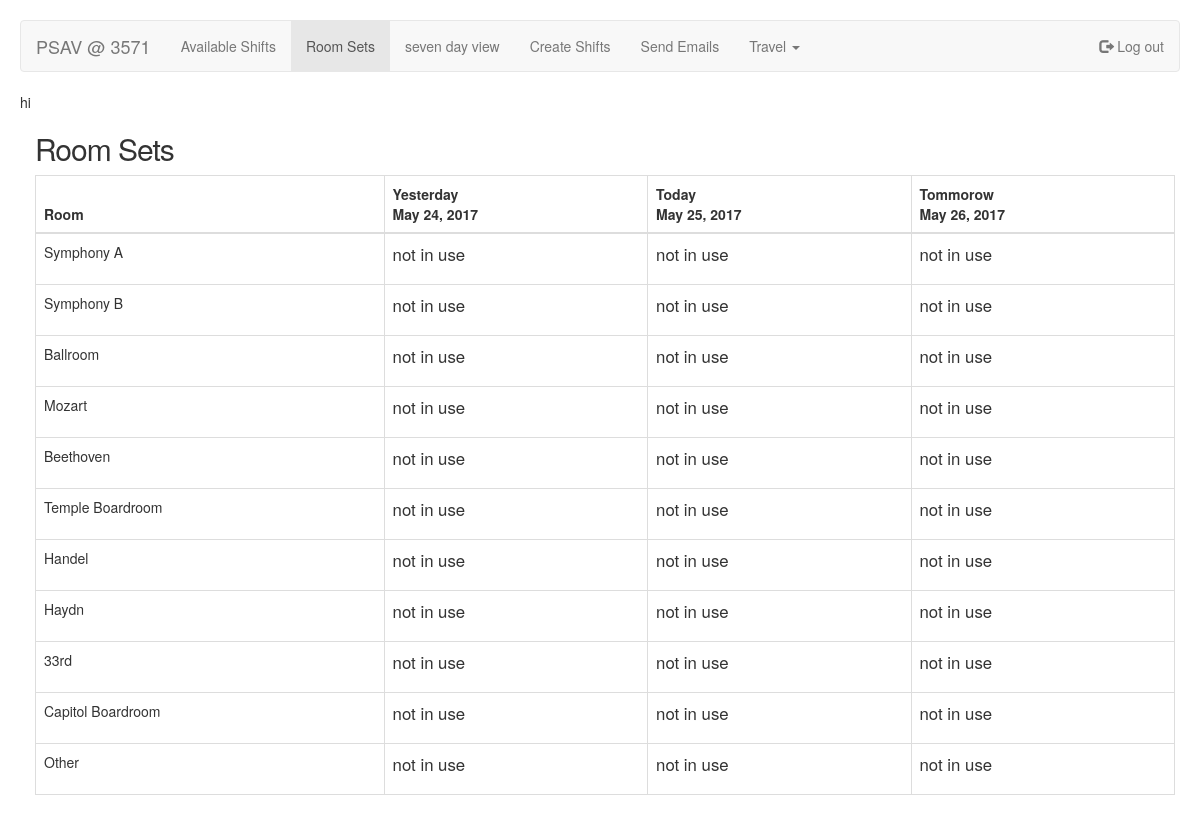
The page /room_sets (signed in) on the database its author committed.
### todvstom/models.py (models this page shows)
class Room(models.Model):
	set_date = models.DateField(unique = True,null=True,blank = True,verbose_name ='set date')
	symph_a = models.TextField(max_length = 200,blank = True,verbose_name ='Symphony A',default=field)
	symph_b = models.TextField(max_length = 200,blank = True,verbose_name ='Symphony b',default=field)
	ballroom = models.TextField(max_length = 200,blank = True,verbose_name ='Ballroom',default=field)
	mozart = models.TextField(max_length = 200,blank = True,verbose_name ='mozart',default=field)
	beethoven = models.TextField(max_length = 200,blank = True,verbose_name ='Beethoven',default=field)
	board = models.TextField(max_length = 200,blank = True,verbose_name ='Temple Boardroom',default=field)
	handel = models.TextField(max_length = 200,blank = True,verbose_name ='Handel',default=field)
	haydn = models.TextField(max_length = 200,blank = True,verbose_name ='Haydn',default=field)
	thirty_third = models.TextField(max_length = 200,blank = True,verbose_name ='33rd',default=field)
	capitol = models.TextField(max_length = 200,blank = True,verbose_name ='Capitol',default=field)
	other = models.TextField(max_length = 200,blank = True, verbose_name ='Other',default=field)

### todvstom/views.py (the view)
# urls.py: url(r'^room_sets', todvstom.views.room_sets, name = 'room_sets'),
@login_required
def room_sets(request):
	yesterday_date_is = date.today() - timedelta(1)
	today_date_is =  date.today()
	tommorow_date_is = date.today() + timedelta(1)
	yesterday_date_query = yesterday_date_is.strftime("%Y-%m-%d")
	today_date_query = time.strftime("%Y-%m-%d")
	tommorow_date_query = tommorow_date_is.strftime("%Y-%m-%d")
	yesterday_set = Room.objects.filter(set_date = yesterday_date_query)
	today_set = Room.objects.filter(set_date = today_date_query)
	tommorow_set = Room.objects.filter(set_date = tommorow_date_query)
	return render(request,'todvstom_inner.html',{
        'yesterday_set':yesterday_set,
        'today_set': today_set,
        'tommorow_set': tommorow_set,
        'yesterday_date_is': yesterday_date_is,
        'today_date_is': today_date_is,
        'tommorow_date_is': tommorow_date_is,
        'nbar': 'room_sets',
        'have_jumbo': 'no',
        'jumbo_info': 'room sets'
    })

### OpenShift/templates/todvstom_inner.html (shortened to what this page needs)
{% extends 'base.html' %}
{% block info-content %}
{{posted_date}} hi
 {% for today in today_set %}
 {% for yesterday in yesterday_set %}
 {% for tommorow in tommorow_set %}
<div class="container">
  <h2>Room Sets</h2>
  <table class="table table-bordered .table-hover">
    <thead>
      <tr>
      	<th>Room</th>
        <th>Yesterday<br>{{yesterday_date_is}}</th>
        <th>Today<br>{{today_date_is}}</th>
        <th>Tommorow<br>{{tommorow_date_is}}</th>
      </tr>
    </thead>
    <tbody>
      <tr>
        <td>Symphony A</td>
        <td>{{yesterday.symph_a|linebreaks}}</td>
        <td>{{ today.symph_a|linebreaks }} </td>
        <td>{{ tommorow.symph_a|linebreaks }}</td>
      </tr>
      <tr>
        <td>Symphony B</td>
        <td>{{yesterday.symph_b|linebreaks}}</td>
        <td>{{ today.symph_b|linebreaks }} </td>
        <td>{{ tommorow.symph_b|linebreaks }}</td>
      </tr>
      <tr>
        <td>Ballroom</td>
        <td>{{yesterday.ballroom|linebreaks}}</td>
        <td>{{ today.ballroom|linebreaks }} </td>
        <td>{{ tommorow.ballroom|linebreaks }}</td>
      </tr>
      <tr>
        <td>Mozart</td>
        <td>{{yesterday.mozart|linebreaks}}</td>
        <td>{{ today.mozart|linebreaks }} </td>
        <td>{{ tommorow.mozart|linebreaks }}</td>
      </tr>
      <tr>
        <td>Beethoven</td>
        <td>{{yesterday.beethoven|linebreaks}}</td>
        <td>{{ today.beethoven|linebreaks }} </td>
        <td>{{ tommorow.beethoven|linebreaks }}</td>
      </tr>
       <tr>
        <td>Temple Boardroom</td>
        <td>{{yesterday.board|linebreaks}}</td>
        <td>{{ today.board|linebreaks }} </td>
        <td>{{ tommorow.board|linebreaks }}</td>
      </tr>
       <tr>
        <td>Handel</td>
        <td>{{yesterday.handel|linebreaks}}</td>
        <td>{{ today.handel|linebreaks }} </td>
        <td>{{ tommorow.handel|linebreaks }}</td>
      </tr>
       <tr>
        <td>Haydn</td>
        <td>{{yesterday.haydn|linebreaks}}</td>
        <td>{{ today.haydn|linebreaks }} </td>
        <td>{{ tommorow.haydn|linebreaks }}</td>
      </tr>
       <tr>
        <td>33rd</td>
        <td>{{yesterday.thirty_third|linebreaks}}</td>
        <td>{{ today.thirty_third|linebreaks }} </td>
        <td>{{ tommorow.thirty_third|linebreaks }}</td>
      </tr>
       <tr>
        <td>Capitol Boardroom</td>
        <td>{{yesterday.capitol|linebreaks}}</td>
        <td>{{ today.capitol|linebreaks }} </td>
        <td>{{ tommorow.capitol|linebreaks }}</td>
      </tr>
       <tr>
        <td>Other</td>
        <td>{{yesterday.other|linebreaks}}</td>
        <td>{{ today.other|linebreaks }} </td>
        <td>{{ tommorow.other|linebreaks }}</td>
      </tr>
    </tbody>
  </table>
</div>
</body>
 {% endfor%}
 {% endfor%}
 {% endfor%}
</html>
{% endblock  %}

### shifts/static/style.css (style rules this page uses)
* { margin: 0; padding: 0; }
body { font-size: 62.5%; font-family: 'Lucida Grande', Helvetica, sans-serif; background: #121212; color: #999; padding: 20px; }
tr { vertical-align: top; }
p { font-size: 1.2em; margin: 0 0 15px 0; }
h2 { font-family: Helvetica, sans-serif; font-size: 3.0em; letter-spacing: -1px; color: #ccc; }

### rows shown on the page
Room: symph_a "not in use", symph_b "not in use", ballroom "not in use", mozart "not in use", beethoven "not in use", board "not in use", handel "not in use", haydn "not in use", thirty_third "not in use", capitol "not in use", other "not in use"
Room: symph_a "not in use", symph_b "not in use", ballroom "not in use", mozart "not in use", beethoven "not in use", board "not in use", handel "not in use", haydn "not in use", thirty_third "not in use", capitol "not in use", other "not in use"
Room: set_date "May 26, 2017", symph_a "not in use", symph_b "not in use", ballroom "not in use", mozart "not in use", beethoven "not in use", board "not in use", handel "not in use", haydn "not in use", thirty_third "not in use", capitol "not in use", other "not in use"
